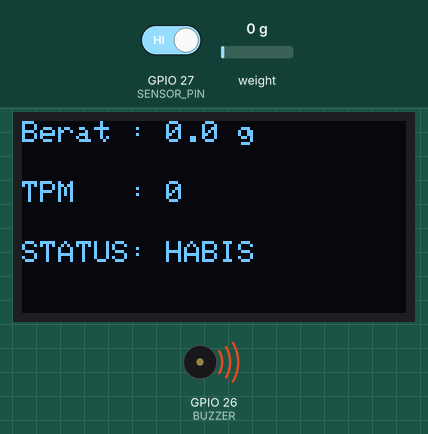
Recording of a sketch running on a simulated ESP32. On the bench: 128×64 one-colour display, buzzer (waves = sounding). The inputs (shaded band) are chosen by the test bench; at power-on: weight on the scale 0 g, GPIO 27 (SENSOR_PIN) HIGH. What the sketch prints to the serial monitor is not drawn.

Above: at 2.6 s.
2.7 s: weight on the scale set to 47 g
At 4.3 s:
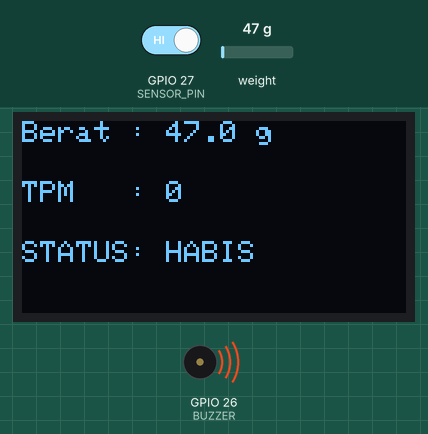
4.6 s: weight on the scale set to 54 g
At 5.8 s:
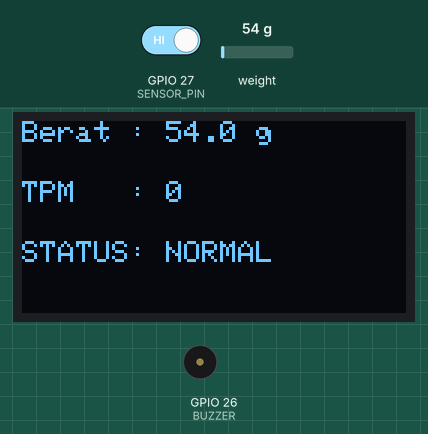
6.9 s: GPIO 27 (SENSOR_PIN) driven LOW
11.3 s: weight on the scale set to 100 g
At 13.0 s:
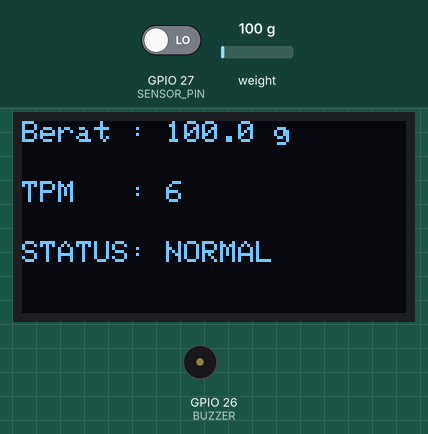
Timing chart, 0 to 14.5 s (numbered marks = the images above; inputs shaded):
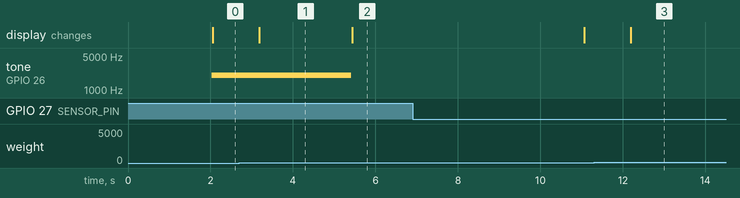

Measured:
- the behaviour switches between 50 and 51 g on weight on the scale (found by bisection; images 1 and 2)
- after the input at 2.7 s, the display: changes after 0.48 s (image 1)
- after the input at 4.6 s, tone on GPIO 26 (BUZZER): 2000 Hz → silent after 0.81 s; the display: changes after 0.83 s (image 2)
- after the input at 11.3 s, the display: changes after 0.89 s (image 3)

The sketch:

infus1234.ino
```cpp
#include <Wire.h>
#include <Adafruit_GFX.h>
#include <Adafruit_SSD1306.h>
#include <HX711.h>

// ================= OLED =================
#define SCREEN_WIDTH 128
#define SCREEN_HEIGHT 64

Adafruit_SSD1306 display(
  SCREEN_WIDTH,
  SCREEN_HEIGHT,
  &Wire,
  -1
);

// ================= HX711 =================
#define DOUT 16
#define CLK 17

HX711 scale;

// GANTI SESUAI HASIL KALIBRASI
float calibration_factor = 1050.0;

// ================= SENSOR TETES =================
#define SENSOR_PIN 27

bool sensorSebelumnya = HIGH;

long jumlahTetes = 0;

unsigned long waktuTPM = 0;

int TPM = 0;

// ================= BUZZER =================
#define BUZZER 26

bool infusHabis = false;

void setup()
{
  Serial.begin(115200);

  // OLED
  Wire.begin(21,22);

  if(!display.begin(
      SSD1306_SWITCHCAPVCC,
      0x3C))
  {
    Serial.println("OLED GAGAL");
    while(1);
  }

  // HX711
  scale.begin(DOUT, CLK);

  scale.set_scale(calibration_factor);

  scale.tare();

  // Sensor tetes
  pinMode(SENSOR_PIN, INPUT);

  // Buzzer
  pinMode(BUZZER, OUTPUT);

  waktuTPM = millis();

  Serial.println("SISTEM MONITORING INFUS READY");
}

void loop()
{
  // ================= LOADCELL =================
  float berat = scale.get_units(10);

  if(berat < 0)
  {
    berat = 0;
  }

  // ================= SENSOR TETES =================
  bool sensor = digitalRead(SENSOR_PIN);

  if(sensor == LOW && sensorSebelumnya == HIGH)
  {
    jumlahTetes++;
  }

  sensorSebelumnya = sensor;

  // ================= HITUNG TPM =================
  if(millis() - waktuTPM >= 10000)
  {
    TPM = jumlahTetes * 6;

    jumlahTetes = 0;

    waktuTPM = millis();
  }

  // ================= STATUS INFUS =================
  if(berat <= 50)
  {
    infusHabis = true;
  }
  else
  {
    infusHabis = false;
  }

  // ================= BUZZER =================
  if(infusHabis)
  {
    tone(BUZZER, 2000);
  }
  else
  {
    noTone(BUZZER);
  }

  // ================= SERIAL MONITOR =================
  Serial.print("Berat : ");
  Serial.print(berat,1);
  Serial.print(" g");

  Serial.print(" | TPM : ");
  Serial.print(TPM);

  Serial.print(" | Tetes : ");
  Serial.println(jumlahTetes);

  // ================= OLED =================
  display.clearDisplay();

  display.setTextSize(1);
  display.setTextColor(WHITE);

  display.setCursor(0,0);
  display.print("Berat : ");
  display.print(berat,1);
  display.println(" g");

  display.setCursor(0,20);
  display.print("TPM   : ");
  display.println(TPM);

  display.setCursor(0,40);

  if(infusHabis)
  {
    display.println("STATUS: HABIS");
  }
  else
  {
    display.println("STATUS: NORMAL");
  }

  display.display();

  delay(100);
}
```
